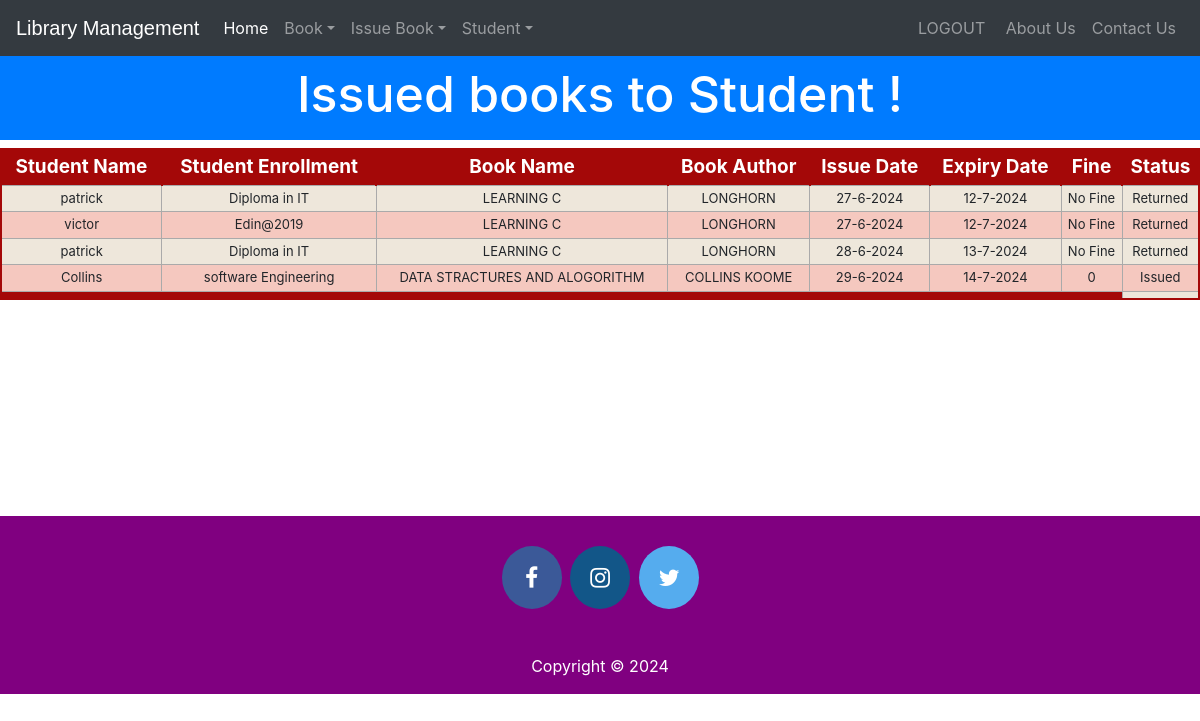
The page /viewissuedbook (signed in) on the database its author committed.
### library/models.py (models this page shows, shortened)
class StudentExtra(models.Model):
    user=models.OneToOneField(User,on_delete=models.CASCADE)
    enrollment = models.CharField(max_length=40)
    branch = models.CharField(max_length=40)
    @property
    def get_name(self):
        return self.user.first_name

class Book(models.Model):
    catchoice= [
        ('education', 'Education'),
        ('entertainment', 'Entertainment'),
        ('comics', 'Comics'),
        ('biography', 'Biographie'),
        ('history', 'History'),
        ]
    name=models.CharField(max_length=30)
    isbn=models.PositiveIntegerField()
    author=models.CharField(max_length=40)
    category=models.CharField(max_length=30,choices=catchoice,default='education')

class IssuedBook(models.Model):
    enrollment=models.CharField(max_length=30)
    isbn=models.CharField(max_length=30)
    issuedate=models.DateField(auto_now=True)
    expirydate=models.DateField(default=get_expiry)
    statuschoice= [
        ('Issued', 'Issued'),
        ('Returned', 'Returned'),
        ]
    status=models.CharField(max_length=20,choices=statuschoice,default="Issued")

### library/views.py (the view)
# urls.py: path('viewissuedbook', views.viewissuedbook_view),
@login_required(login_url='adminlogin')
@user_passes_test(is_admin)
def viewissuedbook_view(request):
    issuedbooks=models.IssuedBook.objects.all()
    li=[]
    for ib in issuedbooks:
        issdate=str(ib.issuedate.day)+'-'+str(ib.issuedate.month)+'-'+str(ib.issuedate.year)
        expdate=str(ib.expirydate.day)+'-'+str(ib.expirydate.month)+'-'+str(ib.expirydate.year)
        days=(date.today()-ib.issuedate)
        print(date.today())
        d=days.days
        fine=0
        if d>15:
            day=d-15
            fine=day*50
        books=list(models.Book.objects.filter(isbn=ib.isbn))
        students=list(models.StudentExtra.objects.filter(enrollment=ib.enrollment))
        i=0
        for l in books:
            t=(students[i].get_name,students[i].enrollment,books[i].name,books[i].author,issdate,expdate,fine,ib.status)
            i=i+1
            li.append(t)
    return render(request,'library/viewissuedbook.html',{'li':li})

### library/views.py (called while the page is built)
def is_admin(user):
    if user.is_superuser or user.is_staff:
        return True
    else:
        return False

### templates/library/viewissuedbook.html (shortened to what this page needs)
<!DOCTYPE html>
<html lang="en" dir="ltr">
  <head>
  </head>
  <body>
    {% include "library/navbaradmin.html" %}
    <br>
    <br>
    <h3 class="p-3 mb-2 bg-primary text-white" style = 'font-size: 50px;text-align:center;margin-bottom:0px;'>Issued books to Student !</h3>
{% if li%}
    <table class="redTable">
    <thead>
    <tr>
    <th>Student Name</th>
    <th>Student Enrollment</th>
    <th>Book Name</th>
    <th>Book Author</th>
    <th>Issue Date</th>
    <th>Expiry Date</th>
    <th>Fine</th>
    <th>Status</th>
    </tr>
    </thead>
    <tfoot>
    <tr>
    <td colspan="7">
    </td>
    </tr>
    </tfoot>
    <tbody>
      {% for t in li %}
        <tr>
          <td>{{t.0}}</td>
          <td>{{t.1}}</td>
          <td>{{t.2}}</td>
          <td>{{t.3}}</td>
          <td>{{t.4}}</td>
          <td>{{t.5}}</td>
          <td> {% if t.7 == "Returned" %}
            No Fine
            {% else %}
            {{t.6}}
          {% endif %}</td>
          <td>{{t.7}}</td>
        </tr>
        {%endfor%}
    </tbody>
    </table>
    {%else%}
    <h1> 0 book Issued</h1>
    {%endif%}
    <br><br><br><br><br><br><br><br><br>
  {% include "library/footer.html" %}
  </body>
</html>

### templates/library/viewissuedbook.html (style rules this page uses)
table.redTable { border: 2px solid #A40808; background-color: #EEE7DB; width: 100%; text-align: center; border-collapse: collapse; }
table.redTable td, table.redTable th { border: 1px solid #AAAAAA; padding: 3px 2px; }
table.redTable tbody td { font-size: 13px; }
table.redTable tr:nth-child(even) { background: #F5C8BF; }
table.redTable thead { background: #A40808; }
table.redTable thead th { font-size: 19px; font-weight: bold; color: #FFFFFF; text-align: center; border-left: 2px solid #A40808; }
table.redTable thead th:first-child { border-left: none; }
table.redTable tfoot { font-size: 13px; font-weight: bold; color: #FFFFFF; background: #A40808; }
table.redTable tfoot td { font-size: 13px; }

### rows shown on the page
StudentExtra: enrollment "Diploma in IT" "Diploma in IT"
Book: name "LEARNING C" "LEARNING C" "LEARNING C", author "LONGHORN" "LONGHORN" "LONGHORN"
IssuedBook: status "Returned"
StudentExtra: enrollment "Edin@2019"
IssuedBook: status "Returned"
IssuedBook: status "Returned"
StudentExtra: enrollment "software Engineering"
Book: name "DATA STRACTURES AND ALOGORITHM", author "COLLINS KOOME"
IssuedBook: status "Issued"

### other values the page prints
{{ t.0 }} "patrick" "victor" "patrick" "Collins"
{{ t.4 }} "27-6-2024" "27-6-2024" "28-6-2024" "29-6-2024"
{{ t.5 }} "12-7-2024" "12-7-2024" "13-7-2024" "14-7-2024"
{{ t.6 }} "0"
